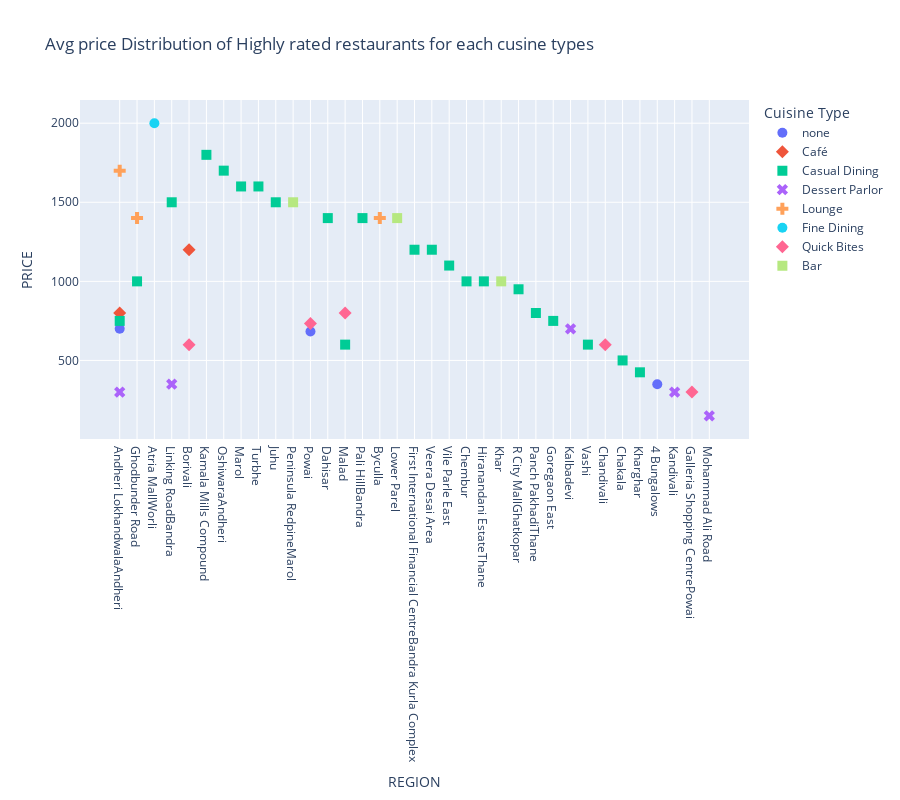

Source (notebook cell):
### Code cell
fig = px.scatter(highest_rated_price_df, x='REGION', y='PRICE', color = 'CUSINE TYPE', symbol = 'CUSINE TYPE',
                title = 'Avg price Distribution of Highly rated restaurants for each cusine types '
                ).update_traces(marker_size = 10)
fig.update_xaxes(categoryorder="total descending")
fig.update_layout(height=800, 
                  barmode='stack',  # Ensures all colors stack properly
                  legend_title_text='Cuisine Type')
 
fig.update_layout(legend_traceorder="normal") 

fig.show()

### Figure 1 — Plotly figure (JSON) as saved in the notebook; plotly's stock layout.template omitted (floating-point values rounded to 4 significant figures)
{"data": [{"hovertemplate": "CUSINE TYPE=none<br>REGION=%{x}<br>PRICE=%{y}<extra></extra>", "legendgroup": "none", "marker": {"color": "#636efa", "size": 10, "symbol": "circle"}, "mode": "markers", "name": "none", "orientation": "v", "showlegend": true, "type": "scatter", "x": ["4 Bungalows", "Andheri LokhandwalaAndheri", "Powai"], "xaxis": "x", "y": [350, 700, 683.3], "yaxis": "y"}, {"hovertemplate": "CUSINE TYPE=Café<br>REGION=%{x}<br>PRICE=%{y}<extra></extra>", "legendgroup": "Café", "marker": {"color": "#EF553B", "size": 10, "symbol": "diamond"}, "mode": "markers", "name": "Café", "orientation": "v", "showlegend": true, "type": "scatter", "x": ["Andheri LokhandwalaAndheri", "Borivali"], "xaxis": "x", "y": [800, 1200], "yaxis": "y"}, {"hovertemplate": "CUSINE TYPE=Casual Dining<br>REGION=%{x}<br>PRICE=%{y}<extra></extra>", "legendgroup": "Casual Dining", "marker": {"color": "#00cc96", "size": 10, "symbol": "square"}, "mode": "markers", "name": "Casual Dining", "orientation": "v", "showlegend": true, "type": "scatter", "x": ["Andheri LokhandwalaAndheri", "Chakala", "Chembur", "Dahisar", "First International Financial CentreBandra Kurla Complex", "Ghodbunder Road", "Goregaon East", "Hiranandani EstateThane", "Juhu", "Kamala Mills Compound", "Kharghar", "Linking RoadBandra", "Malad", "Marol", "OshiwaraAndheri", "Pali HillBandra", "Panch PakhadiThane", "R City MallGhatkopar", "Turbhe", "Vashi", "Veera Desai Area", "Vile Parle East"], "xaxis": "x", "y": [750, 500, 1000, 1400, 1200, 1000, 750, 1000, 1500, 1800, 425, 1500, 600, 1600, 1700, 1400, 800, 950, 1600, 600, 1200, 1100], "yaxis": "y"}, {"hovertemplate": "CUSINE TYPE=Dessert Parlor<br>REGION=%{x}<br>PRICE=%{y}<extra></extra>", "legendgroup": "Dessert Parlor", "marker": {"color": "#ab63fa", "size": 10, "symbol": "x"}, "mode": "markers", "name": "Dessert Parlor", "orientation": "v", "showlegend": true, "type": "scatter", "x": ["Andheri LokhandwalaAndheri", "Kalbadevi", "Kandivali", "Linking RoadBandra", "Mohammad Ali Road"], "xaxis": "x", "y": [300, 700, 300, 350, 150], "yaxis": "y"}, {"hovertemplate": "CUSINE TYPE=Lounge<br>REGION=%{x}<br>PRICE=%{y}<extra></extra>", "legendgroup": "Lounge", "marker": {"color": "#FFA15A", "size": 10, "symbol": "cross"}, "mode": "markers", "name": "Lounge", "orientation": "v", "showlegend": true, "type": "scatter", "x": ["Andheri LokhandwalaAndheri", "Byculla", "Ghodbunder Road"], "xaxis": "x", "y": [1700, 1400, 1400], "yaxis": "y"}, {"hovertemplate": "CUSINE TYPE=Fine Dining<br>REGION=%{x}<br>PRICE=%{y}<extra></extra>", "legendgroup": "Fine Dining", "marker": {"color": "#19d3f3", "size": 10, "symbol": "circle"}, "mode": "markers", "name": "Fine Dining", "orientation": "v", "showlegend": true, "type": "scatter", "x": ["Atria MallWorli"], "xaxis": "x", "y": [2000], "yaxis": "y"}, {"hovertemplate": "CUSINE TYPE=Quick Bites<br>REGION=%{x}<br>PRICE=%{y}<extra></extra>", "legendgroup": "Quick Bites", "marker": {"color": "#FF6692", "size": 10, "symbol": "diamond"}, "mode": "markers", "name": "Quick Bites", "orientation": "v", "showlegend": true, "type": "scatter", "x": ["Borivali", "Chandivali", "Galleria Shopping CentrePowai", "Malad", "Powai"], "xaxis": "x", "y": [600, 600, 300, 800, 733.3], "yaxis": "y"}, {"hovertemplate": "CUSINE TYPE=Bar<br>REGION=%{x}<br>PRICE=%{y}<extra></extra>", "legendgroup": "Bar", "marker": {"color": "#B6E880", "size": 10, "symbol": "square"}, "mode": "markers", "name": "Bar", "orientation": "v", "showlegend": true, "type": "scatter", "x": ["Khar", "Lower Parel", "Peninsula RedpineMarol"], "xaxis": "x", "y": [1000, 1400, 1500], "yaxis": "y"}], "layout": {"barmode": "stack", "height": 800, "legend": {"title": {"text": "Cuisine Type"}, "tracegroupgap": 0, "traceorder": "normal"}, "title": {"text": "Avg price Distribution of Highly rated restaurants for each cusine types "}, "xaxis": {"anchor": "y", "categoryorder": "total descending", "domain": [0, 1], "title": {"text": "REGION"}}, "yaxis": {"anchor": "x", "domain": [0, 1], "title": {"text": "PRICE"}}}}
